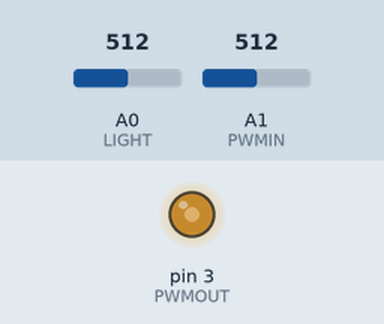
Bench run of a sketch on a simulated Arduino Uno, built with avr-gcc and run on an emulated ATmega328P. On the bench: output pins drawn as LEDs (lit = HIGH). The inputs (shaded band) are chosen by the test bench; at power-on: A0 (LIGHT) = 512, A1 (PWMIN) = 512. What the sketch prints to the serial monitor is not drawn.

Above: at 0.1 s.
Timing chart, 0 to 1.6 s (numbered marks = the images above):
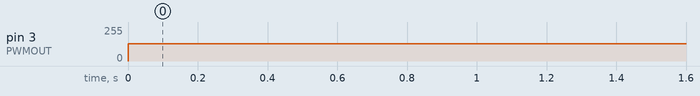

The sketch:

keyCode.ino
```cpp
#include <Arduino.h>
#define LIGHT 0
#define PWMIN 1
#define PWMOUT 3
void setup() {
    pinMode(LIGHT, INPUT);
    pinMode(PWMIN, INPUT);
    pinMode(PWMOUT, OUTPUT);
    Serial.begin(9600);
}
int logLimit = 1000;
void loop() {
    analogWrite(PWMOUT, 128);
    while (logLimit > 0){
        int readPWM = analogRead(PWMIN);
        float voltagePWM= readPWM * (5.0 / 1023.0);
        int readLight = analogRead(LIGHT);
        float voltageLight= readLight * (5.0 / 1023.0);
        Serial.print(voltageLight);
        Serial.print(",");
        Serial.print(voltagePWM);
        Serial.print(",\n");
        logLimit--;
        delay(1);
    }
    delay(10000);
}
```

Measured:
- by itself, pin 3 (PWMOUT): 0/255 → 128/255 at 0.00 s
